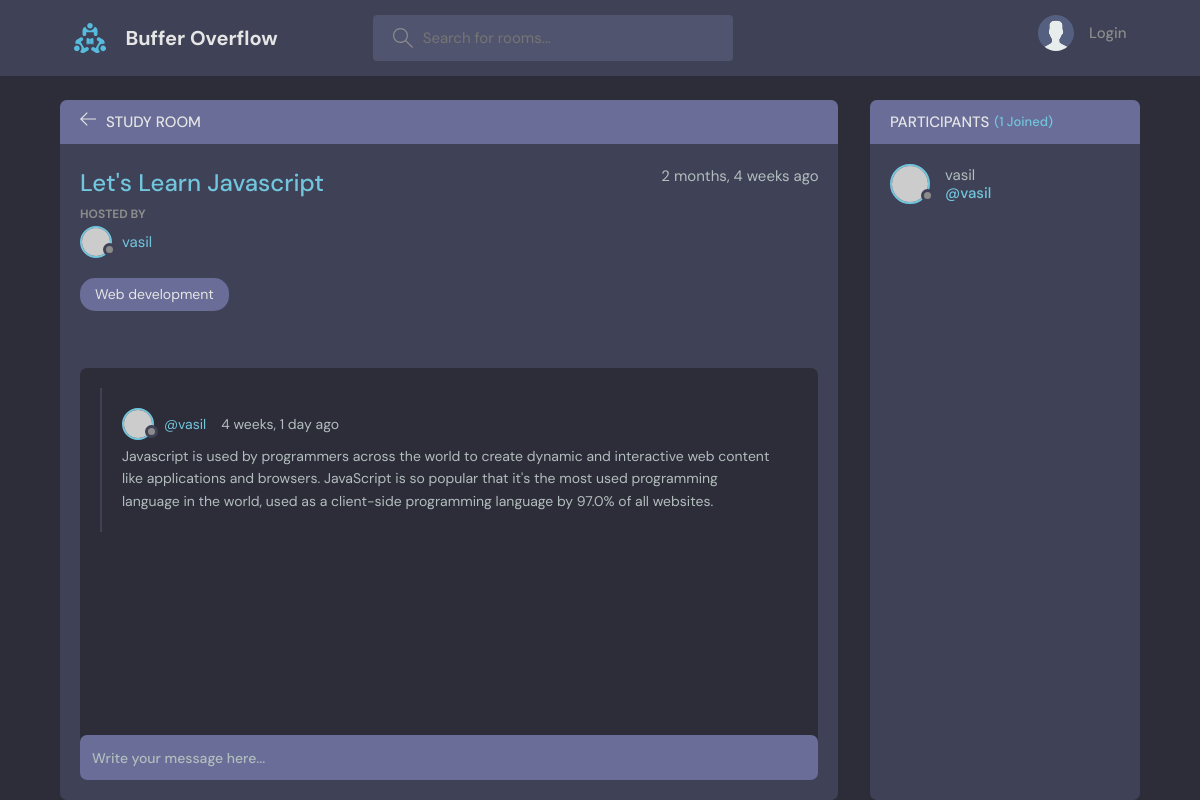
Page /room/3/ on the committed database.
### base/models.py (models this page shows, shortened)
class Room(models.Model):
    host = models.ForeignKey(User, on_delete=models.SET_NULL, null=True)
    topic = models.ForeignKey(Topic, on_delete=models.SET_NULL, null=True)
    name = models.CharField(max_length=200)
    description = models.TextField(null=True, blank=True)
    participants = models.ManyToManyField(User, related_name='participants', blank=True)
    updated = models.DateTimeField(auto_now=True)
    created = models.DateTimeField(auto_now_add=True)
    class Meta:
        ordering = ['-updated', '-created']

class Topic(models.Model):
    name = models.CharField(max_length=200)
    def __str__(self):
        return self.name

class Message(models.Model):
    user = models.ForeignKey(User, on_delete=models.CASCADE)
    room = models.ForeignKey(Room, on_delete=models.CASCADE)
    body = models.TextField()
    updated = models.DateTimeField(auto_now=True)
    created = models.DateTimeField(auto_now_add=True)
    class Meta:
        ordering = ['-updated', '-created']

### base/views.py (the view, shortened to what this page needs)
# urls.py: path('room/<str:pk>/', views.room, name="room"),
def room(request, pk):
    room = Room.objects.get(id=pk)
    room_messages = room.message_set.all()
    participants = room.participants.all()
    context = {'room': room, 'room_messages': room_messages, 'participants': participants}
    return render(request, 'base/room.html', context)

### base/templates/base/room.html (shortened to what this page needs)
{% extends 'main.html' %}
{% block content %}
<main class="profile-page layout layout--2">
    <div class="container">
        <div class="room">
            <div class="room__top">
                <div class="room__topLeft">
                    <a href="{% url 'home' %}">
                        <svg version="1.1" xmlns="http://www.w3.org/2000/svg" width="32" height="32"
                             viewBox="0 0 32 32">
                            <title>arrow-left</title>
                            <path
                                    d="M13.723 2.286l-13.723 13.714 13.719 13.714 1.616-1.611-10.96-10.96h27.625v-2.286h-27.625l10.965-10.965-1.616-1.607z"
                            ></path>
                        </svg>
                    </a>
                    <h3>Study Room</h3>
                </div>
            </div>
            <div class="room__box scroll">
                <div class="room__header scroll">
                    <div class="room__info">
                        <h3>{{room.name}}</h3>
                        <span>{{room.created|timesince}} ago</span>
                    </div>
                    <div class="room__hosted">
                        <p>Hosted By</p>
                        <a href="{% url 'user-profile' room.host.id %}" class="room__author">
                            <div class="avatar avatar--small">
                                <img src="https://randomuser.me/api/portraits/men/37.jpg"/>
                            </div>
                            <span>{{room.host.username}}</span>
                        </a>
                    </div>
                    <span class="room__topics">{{room.topic}}</span>
                </div>
                <div class="room__conversation">
                    <div class="threads scroll">
                        {% for message in room_messages %}
                        <div class="thread">
                            <div class="thread__top">
                                <div class="thread__author">
                                    <a href="{% url 'user-profile' message.user.id %}" class="thread__authorInfo">
                                        <div class="avatar avatar--small">
                                            <img src="https://randomuser.me/api/portraits/men/37.jpg"/>
                                        </div>
                                        <span>@{{message.user.username}}</span>
                                    </a>
                                    <span class="thread__date">{{message.created|timesince}} ago</span>
                                </div>
                            </div>
                            <div class="thread__details">
                                {{message.body}}
                            </div>
                        </div>
                        {% endfor %}
                    </div>
                </div>
            </div>
            <div class="room__message">
                <form action="" method="POST">
                    <input name="body" placeholder="Write your message here..."/></form>
            </div>
        </div>
        <div class="participants">
            <h3 class="participants__top">Participants <span>({{participants.count}} Joined)</span></h3>
            <div class="participants__list scroll">
                {% for user in participants %}
                <a href="{% url 'user-profile' user.id %}" class="participant">
                    <div class="avatar avatar--medium">
                        <img src="https://randomuser.me/api/portraits/men/37.jpg"/>
                    </div>
                    <p>
                        {{user.username}}
                        <span>@{{user.username}}</span>
                    </p>
                </a>
                {% endfor %}
            </div>
        </div>
    </div>
</main>
{% endblock content %}

### rows in the picture
Room: name "Let's Learn Javascript", created "2 months, 4 weeks", host.username "vasil", topic "Web development"
Message: user.username "vasil", created "4 weeks, 1 day", body "Javascript is used by programmers across the world to create dynamic and interactive web content like applications and browsers. JavaScript is so popular that it's the most used programming language in the world, used as a client-side programming language by 97.0% of all websites."

### other values in the picture
{{ participants.count }} "1"
{{ user.username }} "vasil"
